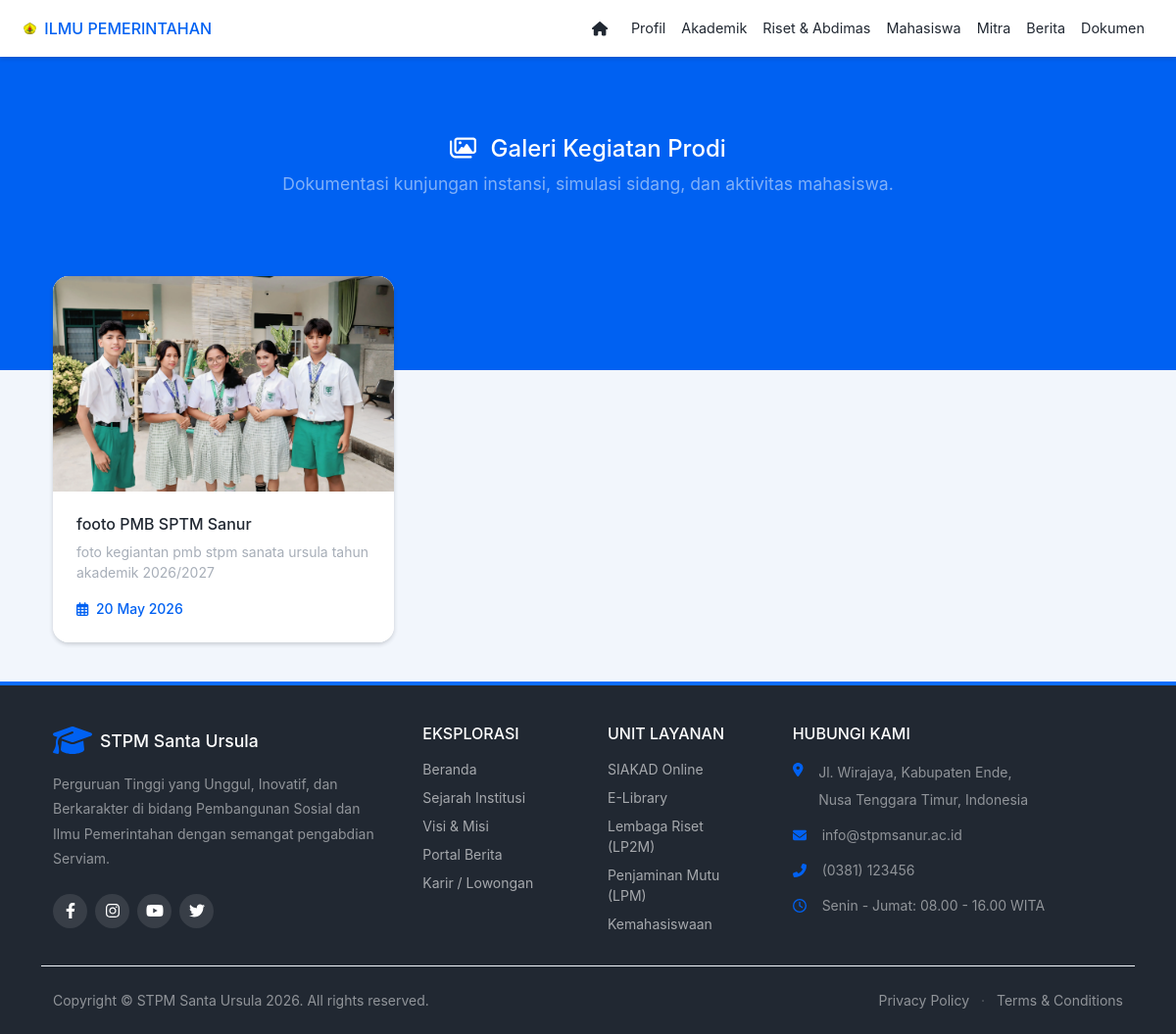
The page /index.php?module=ip_galeri on the database its author committed.
### tables this page shows
CREATE TABLE `prodi_publikasi_visual` (
  `id` int(11) NOT NULL,
  `prodi` varchar(50) NOT NULL,
  `kategori` enum('jurnal','galeri') NOT NULL,
  `judul` varchar(200) NOT NULL,
  `deskripsi_issn` text DEFAULT NULL,
  `tautan_link` varchar(255) DEFAULT NULL,
  `tanggal_kegiatan` date DEFAULT NULL,
  `file_gambar_webp` varchar(255) NOT NULL,
  `updated_at` timestamp NOT NULL DEFAULT current_timestamp() ON UPDATE current_timestamp()
);

### modul/publik/content_ip_galeri.php (the view, shortened to what this page needs)
<?php
$query = $koneksi->query("SELECT * FROM prodi_publikasi_visual WHERE prodi='pemerintahan' AND kategori='galeri' ORDER BY tanggal_kegiatan DESC, id DESC");
?>
<main>
    <div class="bg-primary text-white pt-5 pb-10 text-center" style="min-height: 40vh;">
        <div class="container-xl px-4 pt-5">
            <h1 class="fw-bold text-white mb-2"><i class="far fa-images me-2"></i> Galeri Kegiatan Prodi</h1>
            <p class="lead text-white-50">Dokumentasi kunjungan instansi, simulasi sidang, dan aktivitas mahasiswa.</p>
        </div>
    </div>
    <div class="container-xl px-4 mt-n10 mb-5">
        <div class="galeri-grid">
            <?php if($query->num_rows > 0): ?>
                <?php while($row = $query->fetch_assoc()): ?>
                <div class="galeri-item card shadow-sm border-0 rounded-4 overflow-hidden h-100">
                    <div class="galeri-img-wrapper bg-light">
                        <img src="uploads/visual/<?= $row['file_gambar_webp'] ?>" class="galeri-img" loading="lazy" alt="<?= htmlspecialchars($row['judul']) ?>">
                    </div>
                    <div class="card-body p-4 bg-white">
                        <h6 class="fw-bold text-dark mb-2"><?= htmlspecialchars($row['judul']) ?></h6>
                        <p class="small text-muted mb-3 line-clamp-2"><?= htmlspecialchars($row['deskripsi_issn']) ?></p>
                        <div class="small fw-bold text-primary">
                            <i class="far fa-calendar-alt me-1"></i> <?= date('d F Y', strtotime($row['tanggal_kegiatan'])) ?>
                        </div>
                    </div>
                </div>
                <?php endwhile; ?>
            <?php endif; ?>
        </div>
    </div>
</main>

### header_ip.php (style rules this page uses)
body { background-color: #f2f6fc; }

### modul/publik/content_ip_galeri.php (style rules this page uses)
.galeri-grid { display: grid; grid-template-columns: repeat(auto-fill, minmax(300px, 1fr)); gap: 1.5rem; align-items: stretch; }
.galeri-item { transition: transform 0.3s ease, box-shadow 0.3s ease; }
.galeri-img-wrapper { height: 220px; overflow: hidden; position: relative; }
.galeri-img { width: 100%; height: 100%; object-fit: cover; transition: transform 0.5s ease; }
.line-clamp-2 { display: -webkit-box; -webkit-line-clamp: 2; -webkit-box-orient: vertical; overflow: hidden; }

### rows shown on the page
prodi_publikasi_visual: file_gambar_webp (picture), judul "footo PMB SPTM Sanur", deskripsi_issn "foto kegiantan pmb stpm sanata ursula tahun akademik 2026/2027", tanggal_kegiatan "20 May 2026"
